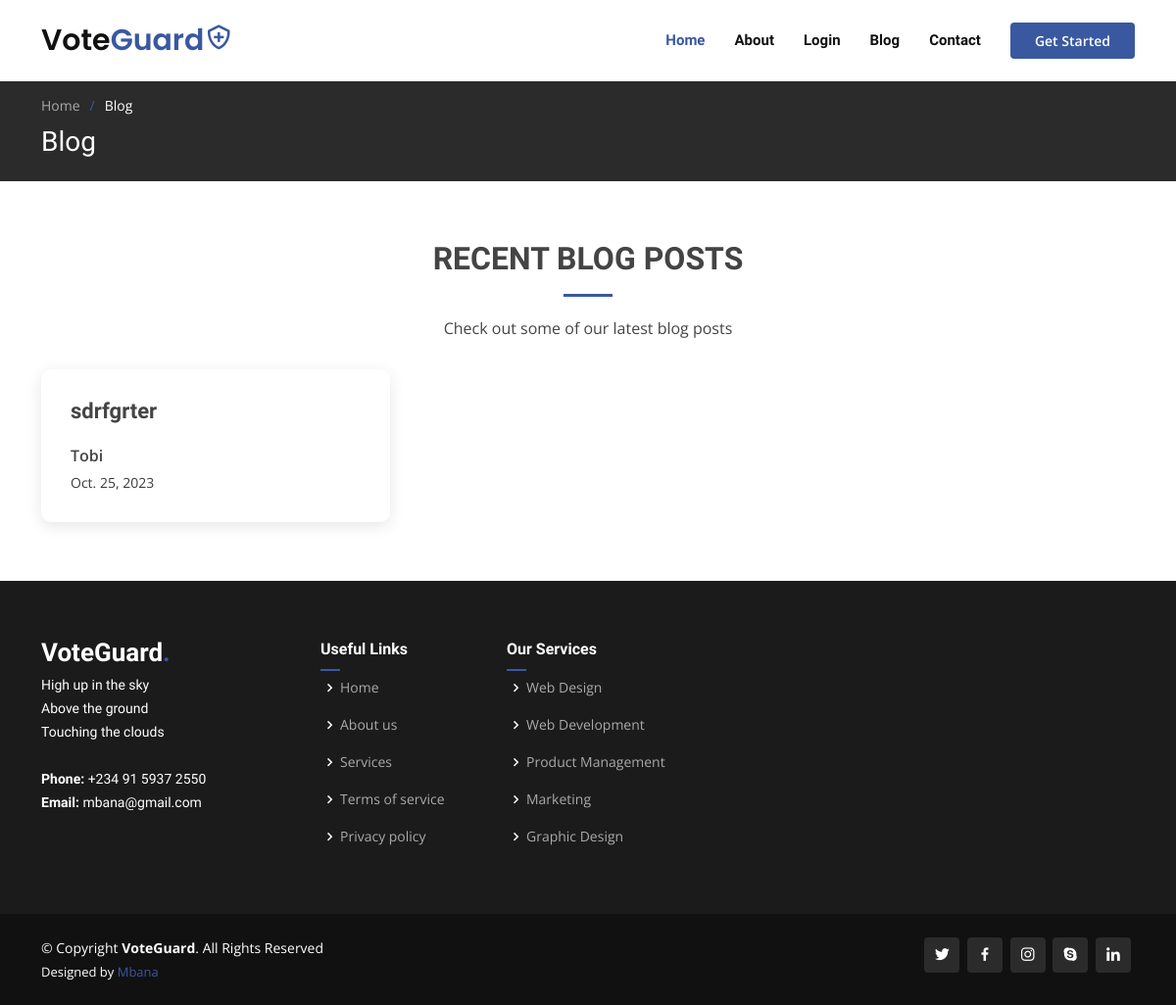
Before: /blog with the older database file.
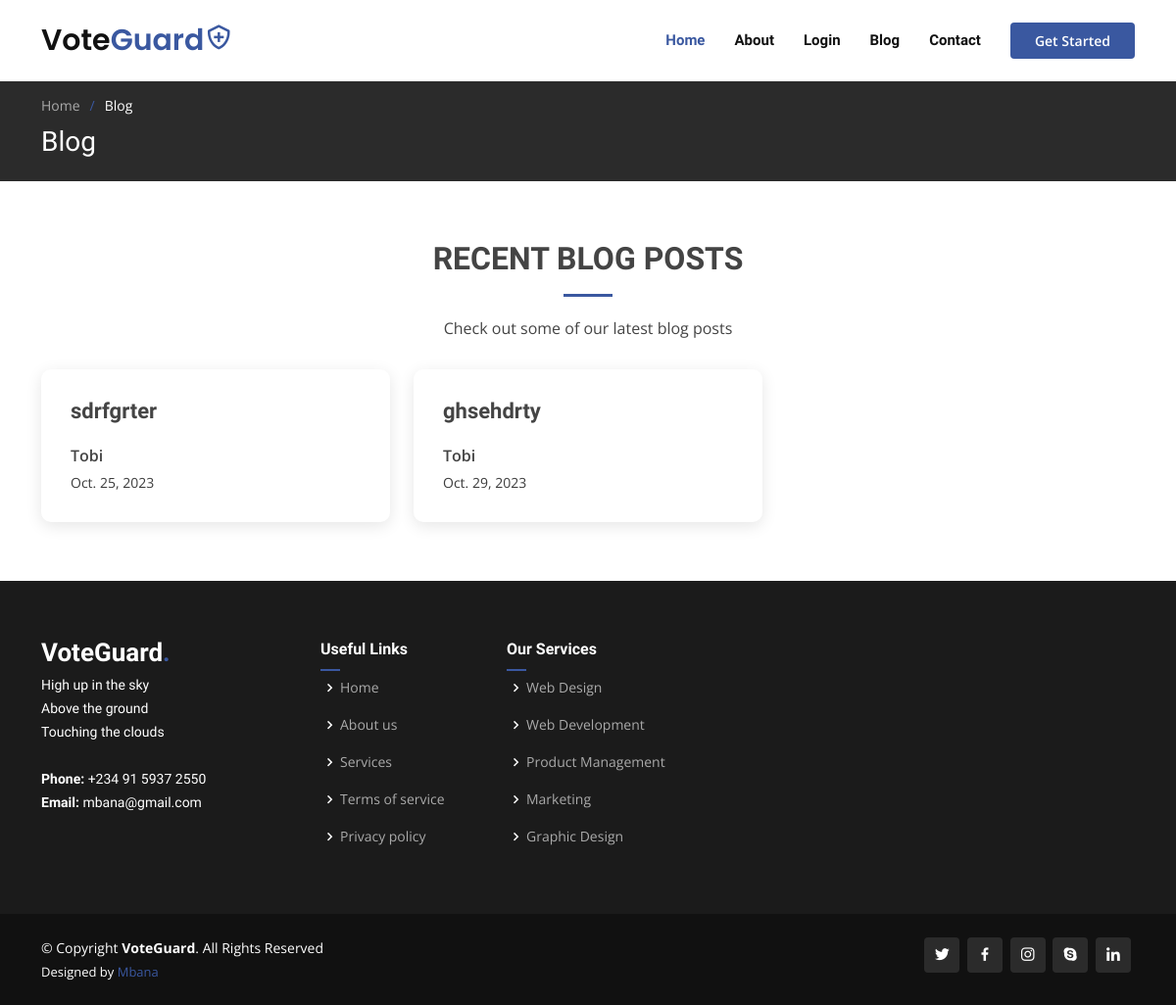
After: the same page with the newer database file.
### core/models.py (models this page shows, shortened)
class BlogPost(models.Model):
    title = models.CharField(max_length=300)
    author = models.ForeignKey(User, on_delete=models.SET_NULL, null=True)
    slug = AutoSlugField(populate_from="title", editable=False, primary_key=True)
    date_published = models.DateField(auto_now_add=True)
    body = models.TextField()
    is_published = models.BooleanField(default=False)

### core/views.py (the view)
# urls.py: path('blog', views.blog, name="blog"),
def blog(request):
    posts = BlogPost.objects.filter(is_published=True)
    context = {
        'posts' : posts,
        'title' : "Blog"
    }
    return render(request, 'blog.html', context)

### templates/blog.html (shortened to what this page needs)
{% extends "base.html" %}
{% block content %}
  <main id="main">
    <section class="breadcrumbs">
      <div class="container">
        <ol>
          <li><a href="index.html">Home</a></li>
          <li>Blog</li>
        </ol>
        <h2>Blog</h2>
      </div>
    </section>
    <section class="inner-page recent-posts">
      <div class="container" data-aos="fade-up">
        <div class="section-title">
            <h2>Recent Blog Posts</h2>
            <p>Check out some of our latest blog posts</p>
          </div>
          <div class="row gy-4">
            {% for post in posts %}
            <div class="col-xl-4 col-md-6">
              <article>
                <h2 class="title">
                  <a href="{% url 'blog-detail' post.slug %}">{{post.title}}</a>
                </h2>
                <div class="d-flex align-items-center">
                  <div class="post-meta">
                    <p class="post-author">{{post.author}}</p>
                    <p class="post-date">
                      <time datetime="2022-01-01">{{post.date_published}}</time>
                    </p>
                  </div>
                </div>
              </article>
            </div>
            {% endfor %}
        </div>
      </div>
    </section>
  </main>
  {% endblock content %}

### templates/base.html (shortened to what this page needs)
{% load static %}
<!DOCTYPE html>
<html lang="en">
<head>
  <link href="{% static 'assets/vendor/aos/aos.css' %}" rel="stylesheet">
  <link href="{% static 'assets/vendor/bootstrap/css/bootstrap.min.css' %}" rel="stylesheet">
  <link href="{% static 'assets/vendor/bootstrap-icons/bootstrap-icons.css' %}" rel="stylesheet">
  <link href="{% static 'assets/vendor/boxicons/css/boxicons.min.css' %}" rel="stylesheet">
  <link href="{% static 'assets/vendor/glightbox/css/glightbox.min.css' %}" rel="stylesheet">
  <link href="{% static 'assets/vendor/remixicon/remixicon.css' %}" rel="stylesheet">
  <link href="{% static 'assets/vendor/swiper/swiper-bundle.min.css' %}" rel="stylesheet">
  <link href="{% static 'assets/css/style.css' %}" rel="stylesheet">
</head>
<body>
  <header id="header" class="fixed-top d-flex align-items-center">
    <div class="container d-flex align-items-center">
      <h1 class="logo me-auto"><a href="index.html">Vote<span>Guard<i class="bx bx-shield-plus"></i></span></a></h1>
      <nav id="navbar" class="navbar order-last order-lg-0">
        <ul>
          <li><a class="nav-link scrollto active" href="{% url 'index' %}">Home</a></li>
          <li><a class="nav-link scrollto" href="{% url 'index' %}">About</a></li>
          <li><a class="nav-link scrollto" href="{% url 'login' %}">Login</a></li>
          <li><a href="{% url 'blog' %}">Blog</a></li>
          <li><a class="nav-link scrollto" href="{% url 'index' %}">Contact</a></li>
        </ul>
      </nav>
      <a href="{% url 'register' %}" class="get-started-btn scrollto">Get Started</a>
    </div>
  </header>
  {% block content %}
  {% endblock content %}
    <footer id="footer">
      <div class="footer-top">
        <div class="container">
          <div class="row">
            <div class="col-lg-3 col-md-6 footer-contact">
              <h3>VoteGuard<span>.</span></h3>
              <p>
                High up in the sky <br>
                Above the ground<br>
                Touching the clouds <br><br>
                <strong>Phone:</strong> +234 91 5937 2550<br>
                <strong>Email:</strong> mbana@gmail.com<br>
              </p>
            </div>
            <div class="col-lg-2 col-md-6 footer-links">
              <h4>Useful Links</h4>
              <ul>
                <li><i class="bx bx-chevron-right"></i> <a href="#">Home</a></li>
                <li><i class="bx bx-chevron-right"></i> <a href="#">About us</a></li>
                <li><i class="bx bx-chevron-right"></i> <a href="#">Services</a></li>
                <li><i class="bx bx-chevron-right"></i> <a href="#">Terms of service</a></li>
                <li><i class="bx bx-chevron-right"></i> <a href="#">Privacy policy</a></li>
              </ul>
            </div>
            <div class="col-lg-3 col-md-6 footer-links">
              <h4>Our Services</h4>
              <ul>
                <li><i class="bx bx-chevron-right"></i> <a href="#">Web Design</a></li>
                <li><i class="bx bx-chevron-right"></i> <a href="#">Web Development</a></li>
                <li><i class="bx bx-chevron-right"></i> <a href="#">Product Management</a></li>
                <li><i class="bx bx-chevron-right"></i> <a href="#">Marketing</a></li>
                <li><i class="bx bx-chevron-right"></i> <a href="#">Graphic Design</a></li>
              </ul>
            </div>
          </div>
        </div>
      </div>
      <div class="container d-md-flex py-4">
        <div class="me-md-auto text-center text-md-start">
          <div class="copyright">
            &copy; Copyright <strong><span>VoteGuard</span></strong>. All Rights Reserved
          </div>
          <div class="credits">
            Designed by <a href="https://twitter.com/Tobitheprof">Mbana</a>
          </div>
        </div>
        <div class="social-links text-center text-md-end pt-3 pt-md-0">
          <a href="#" class="twitter"><i class="bx bxl-twitter"></i></a>
          <a href="#" class="facebook"><i class="bx bxl-facebook"></i></a>
          <a href="#" class="instagram"><i class="bx bxl-instagram"></i></a>
          <a href="#" class="google-plus"><i class="bx bxl-skype"></i></a>
          <a href="#" class="linkedin"><i class="bx bxl-linkedin"></i></a>
        </div>
      </div>
    </footer>
  </body>
</html>

### static/assets/css/style.css (style rules this page uses)
body { font-family: "Open Sans", sans-serif; color: #444444; }
a { color: #3A58A0; text-decoration: none; }
h1, h2, h3, h4, h5, h6 { font-family: "Raleway", sans-serif; }
#header { background: #fff; transition: all 0.5s; z-index: 997; padding: 20px 0; }
#header .logo { font-size: 30px; margin: 0; padding: 0; font-weight: 600; font-family: "Poppins", sans-serif; }
#header .logo a { color: #111111; }
#header .logo a span { color: #3A58A0; }
.get-started-btn { margin-left: 30px; background: #3A58A0; color: #fff; border-radius: 4px; padding: 8px 25px; white-space: nowrap; transition: 0.3s; font-size: 14px; font-weight: 600; display: inline-block; }
.navbar { padding: 0; }
.navbar ul { margin: 0; padding: 0; display: flex; list-style: none; align-items: center; }
.navbar li { position: relative; }
.navbar a, .navbar a:focus { display: flex; align-items: center; justify-content: space-between; padding: 10px 0 10px 30px; font-family: "Raleway", sans-serif; font-size: 15px; font-weight: 600; color: #111111; white-space: nowrap; transition: 0.3s; }
.navbar a:hover, .navbar .active, .navbar .active:focus, .navbar li:hover>a { color: #3A58A0; }
section { padding: 60px 0; overflow: hidden; position: relative; }
.section-title { text-align: center; padding-bottom: 30px; position: relative; }
.section-title h2 { font-size: 32px; font-weight: bold; text-transform: uppercase; margin-bottom: 20px; padding-bottom: 20px; position: relative; }
.section-title h2::after { content: ""; position: absolute; display: block; width: 50px; height: 3px; background: #3A58A0; bottom: 0; left: calc(50% - 25px); }
.section-title p { margin-bottom: 0; }
.breadcrumbs { padding: 15px 0; background: #2b2b2b; min-height: 40px; margin-top: 82px; color: #fff; }
.breadcrumbs h2 { font-size: 28px; font-weight: 500; }
.breadcrumbs ol { display: flex; flex-wrap: wrap; list-style: none; padding: 0 0 10px 0; margin: 0; font-size: 14px; }
.breadcrumbs ol a { color: #aaaaaa; }
.breadcrumbs ol li+li { padding-left: 10px; }
.breadcrumbs ol li+li::before { display: inline-block; padding-right: 10px; color: #3A58A0; content: "/"; }
.recent-posts article { box-shadow: 0 4px 16px rgba(0, 0, 0, 0.1); background-color: #fff; padding: 30px; height: 100%; border-radius: 10px; overflow: hidden; }
.recent-posts .title { font-size: 22px; font-weight: 700; padding: 0; margin: 0 0 20px 0; }
.recent-posts .title a { color: var(--color-default); transition: 0.3s; }
.recent-posts .post-author { font-weight: 600; margin-bottom: 5px; }
.recent-posts .post-date { font-size: 14px; color: #3c3c3c; margin-bottom: 0; }
#footer { color: #fff; font-size: 14px; background: #111111; }
#footer .footer-top { padding: 60px 0 30px 0; background: #1b1b1b; }
#footer .footer-top .footer-contact { margin-bottom: 30px; }
#footer .footer-top .footer-contact h3 { font-size: 26px; line-height: 1; font-weight: 700; }
#footer .footer-top .footer-contact h3 span { color: #3A58A0; }
#footer .footer-top .footer-contact p { font-size: 14px; line-height: 24px; margin-bottom: 0; font-family: "Raleway", sans-serif; }
#footer .footer-top h4 { font-size: 16px; font-weight: bold; position: relative; padding-bottom: 12px; }
#footer .footer-top h4::after { content: ""; position: absolute; display: block; width: 20px; height: 2px; background: #3A58A0; bottom: 0; left: 0; }
#footer .footer-top .footer-links { margin-bottom: 30px; }
#footer .footer-top .footer-links ul { list-style: none; padding: 0; margin: 0; }
#footer .footer-top .footer-links ul i { padding-right: 2px; color: white; font-size: 18px; line-height: 1; }
#footer .footer-top .footer-links ul li { padding: 10px 0; display: flex; align-items: center; }
#footer .footer-top .footer-links ul li:first-child { padding-top: 0; }
#footer .footer-top .footer-links ul a { color: #aaaaaa; transition: 0.3s; display: inline-block; line-height: 1; }
#footer .credits { padding-top: 5px; font-size: 13px; }
#footer .social-links a { font-size: 18px; display: inline-block; background: #2b2b2b; color: #fff; line-height: 1; padding: 8px 0; margin-right: 4px; border-radius: 4px; text-align: center; width: 36px; height: 36px; transition: 0.3s; }

Changed rows visible on the page:
added BlogPost: title "ghsehdrty", author "Tobi", date_published "Oct. 29, 2023"
